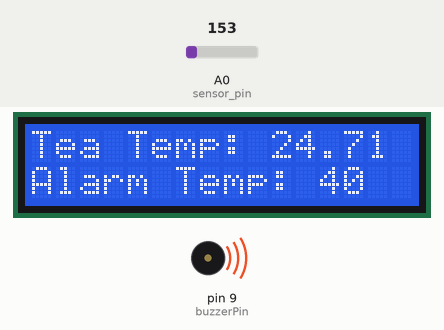
This sketch was run on a simulated Arduino Uno, built with avr-gcc and run on an emulated ATmega328P. Parts: 16×2 character LCD, buzzer (waves = sounding). The test bench sets the inputs (shaded band); at power-on: A0 (sensor_pin) = 153.

Above: at 0.1 s.
At 27.7 s:
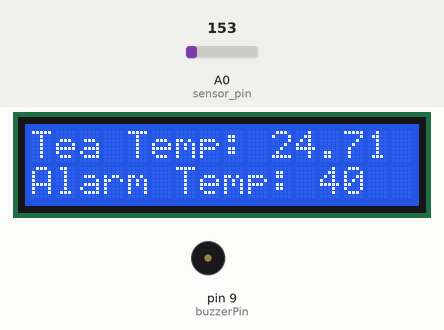
Timing chart, 0 to 130.0 s (numbered marks = the images above):
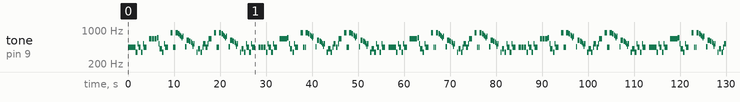

Measured:
- by itself, tone on pin 9 (buzzerPin): plays 440 Hz for 0.50 s, 440 Hz for 0.50 s, 440 Hz for 0.50 s, 349 Hz for 0.35 s, 523 Hz for 0.15 s, 440 Hz for 0.50 s … (303 notes in this stretch)

The sketch:

LCD.ino
```cpp
/*
 This code runs a program that detects the temperature of a cup of tea and displays it on
 a LCD while also displaying a pre-set alarm temperature. When the detected temperature of the
 tea equals the alarm temperature then a Piezo capsule transducer plays the Star Wars theme
 until the tea temperature goes to 15 degrees or lower. Once at this point the LCD is wiped
 and the message "Tea ruined" is displayed on it and the program terminates
 */

 #include <LiquidCrystal.h>   //library file for the LCD
 LiquidCrystal lcd(12,11,5,4,3,2);  //defining the LCD pins used

 int sensor_pin = A0;   //setting the analogue input pin for the TMP36
 int sensor_data;   //variable used to contain the data from the TMP36
 int alarm_temp = 40;   //setting the temperature that the music will start to play at
 int tea_cold = 15;   //setting the temperature for when the tea is ruined
 double temp_value;   //setting the variable used that contains the current tea temperature as a double

 //buzzer notes - setting the frequency value for each
 const int c = 261;
 const int d = 294;
 const int e = 329;
 const int f = 349;
 const int g = 391;
 const int gS = 415;
 const int a = 440;
 const int aS = 455;
 const int b = 466;
 const int cH = 523;
 const int cSH = 554;
 const int dH = 587;
 const int dSH = 622;
 const int eH = 659;
 const int fH = 698;
 const int fSH = 740;
 const int gH = 784;
 const int gSH = 830;
 const int aH = 880;

 const int buzzerPin = 9;   //sets the digital output for the buzzer
 int counter = 0;   //setting the start counter to zero


 //setup function
 void setup(){
  lcd.begin(16,2);  //define the LCD display type
  Serial.begin(9600);   //sets data rate to 9600 bits per second for serial data transmission
  pinMode(buzzerPin, OUTPUT);   //sets the buzzer pin to act as an OUTPUT
 }

 //main  that loops until the program ends updating the temp_value every 25ms
 void loop(){
  lcd.clear();  //clears the LCD
  temperature();  //calls the function temperature

  //an if statement to determine if the tea is ready to be drunk/ruined
  if(temp_value <= alarm_temp && temp_value > tea_cold){  //setting conditions for if the music will play

    //the functions that run the code that enables the music to be played
    //calls the functions that play the music
    firstSection();   //called the function firstSection
    secondSection();  //called the function secondSection

    //slight varient to the music
    beep(f, 250);   //calls the beep function passing in the note frequency and its duration
    beep(gS, 500);
    beep(f, 350);
    beep(a, 125);
    beep(cH, 500);
    beep(a, 375);
    beep(cH, 125);
    beep(eH, 650);
    delay(500);   //delay in the music

    secondSection();    //repeats the second section again

  //slight varient to the music again
    beep(f, 250);   //calls the beep function passing in the note frequency and its duration
    beep(gS, 500);
    beep(f, 375);
    beep(cH, 125);
    beep(a, 500);
    beep(f, 375);
    beep(cH, 125);
    beep(a, 650);
    delay(650);   //delay in the music
  }

  //stops the music and prints a message when the tea expires
  else if(temp_value < tea_cold){
    lcd.clear();  //clears the LCD
    lcd.print("Tea is ruined");   //displays a message on the LCD
    exit(1);
  }

  delay(25);  //delay of 25ms before the function loops round again
 }


//function to read the temperature then display it on the LCD
 void temperature(){
  sensor_data = analogRead(A0);   //reads the value from the specified analogue pin
  //the following lines of code convert the input voltage of the TMP36 to a value in Celsius
  temp_value = (double)sensor_data/1024;  //divide by 1024 to give integer values between 0-1023
  temp_value = temp_value*5;  //x5 to find the percentage of 5V for each integer value. About 0.01V equals 1 degree C
  temp_value = temp_value-0.5;  //subtract 0.5 so that the voltage range is between -50 to 125 degrees C in line with the TMP36 specs
  temp_value = temp_value*100;  //x100 to convert mV to degrees C

  lcd.print("Tea Temp: "); //print text on first line of LCD
  lcd.print(temp_value);  //prints the current temp_value
  lcd.setCursor(0,1); //set to print on the second line of LCD
  lcd.print("Alarm Temp: "); //print text on second line of LCD
  lcd.print(alarm_temp);  //prints the alarm_temp value
 }

//function that runs the buzzer using the inputs note frequency and its duration
void beep(int note, int duration){

  tone(buzzerPin, note, duration);  //plays the tone of the note for the set duration

  //plays durations based on the value of counter
  if(counter % 2 == 0)
  {
    delay(duration);
  }
  else
  {
    delay(duration);
  }

  noTone(buzzerPin);   //stop tone on buzzerPin
  delay(50);  //delays the program by 50ms
  counter++;  //increment counter
}

//firstSection function that sets the notes played and the duration of each
//calls beep which runs the buzzer passing the note and duration to it
void firstSection(){
  beep(a, 500);   //calls the beep function passing in the note frequency and its duration
  beep(a, 500);
  beep(a, 500);
  beep(f, 350);
  beep(cH, 150);
  beep(a, 500);
  beep(f, 350);
  beep(cH, 150);
  beep(a, 650);

  delay(500);   //delay in the music

  beep(eH, 500);  //calls the beep function passing in the note frequency and its duration
  beep(eH, 500);
  beep(eH, 500);
  beep(fH, 350);
  beep(cH, 150);
  beep(gS, 500);
  beep(f, 350);
  beep(cH, 150);
  beep(a, 650);

  delay(500);   //delay in the music
}

//secondSection function that sets the notes played and the duration of each
//calls beep which runs the buzzer passing the note and duration to it
void secondSection(){
  beep(aH, 500);  //calls the beep function passing in the note frequency and its duration
  beep(a, 300);
  beep(a, 150);
  beep(aH, 500);
  beep(gSH, 325);
  beep(gH, 175);
  beep(fSH, 125);
  beep(fH, 125);
  beep(fSH, 250);

  delay(325);   //delay in the music

  beep(aS, 250);  //calls the beep function passing in the note frequency and its duration
  beep(dSH, 500);
  beep(dH, 325);
  beep(cSH, 175);
  beep(cH, 125);
  beep(b, 125);
  beep(cH, 250);

  delay(350);   //delay in the music
}
```
